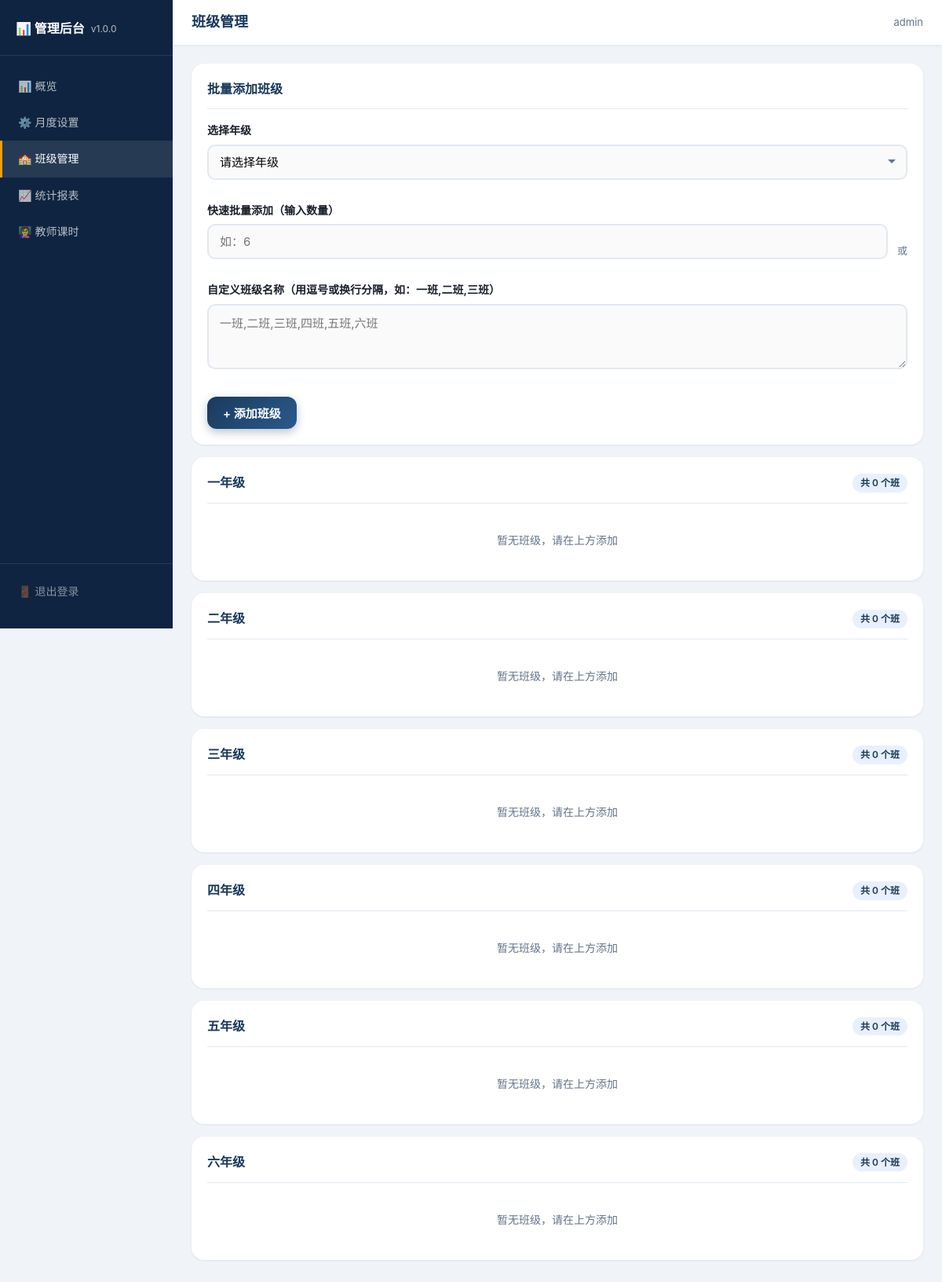
/admin/classes.php (signed in), run on the app's committed database.
### tables this page shows
CREATE TABLE `grades` (
    `id` INT AUTO_INCREMENT PRIMARY KEY,
    `name` VARCHAR(20) NOT NULL COMMENT '年级名称',
    `sort_order` INT NOT NULL DEFAULT 0 COMMENT '排序',
    `created_at` TIMESTAMP DEFAULT CURRENT_TIMESTAMP
);

### db.php (called while the page is built, shortened)
<?php
class Database {
    private static $instance = null;
    private $pdo;
    private function __construct() {
        try {
            $dsn = "mysql:host=" . DB_HOST . ";port=" . DB_PORT . ";dbname=" . DB_NAME . ";charset=" . DB_CHARSET;
            $options = [
                PDO::ATTR_ERRMODE => PDO::ERRMODE_EXCEPTION,
                PDO::ATTR_DEFAULT_FETCH_MODE => PDO::FETCH_ASSOC,
                PDO::ATTR_EMULATE_PREPARES => false,
            ];
            $this->pdo = new PDO($dsn, DB_USER, DB_PASS, $options);
        } catch (PDOException $e) {
            die('数据库连接失败：' . $e->getMessage());
        }
    }
    public static function getInstance() {
        if (self::$instance === null) {
            self::$instance = new self();
        }
        return self::$instance;
    }
    public function fetchAll($sql, $params = []) {
        $stmt = $this->pdo->prepare($sql);
        $stmt->execute($params);
        return $stmt->fetchAll();
    }
}

### admin/classes.php (the view, shortened to what this page needs)
<?php
require_once __DIR__ . '/auth.php';
$db = Database::getInstance();
$grades = $db->fetchAll("SELECT * FROM grades ORDER BY sort_order");
$allClasses = [];
foreach ($grades as $g) {
    $allClasses[$g['id']] = $db->fetchAll("SELECT * FROM classes WHERE grade_id = ? ORDER BY id ASC", [$g['id']]);
}
?>
<div class="card">
    <div class="card-header"><h2>批量添加班级</h2></div>
    <form method="post" style="display:flex;flex-direction:column;gap:12px;">
        <div class="form-group">
            <label>选择年级</label>
            <select name="grade_id" class="form-control" required>
                <option value="">请选择年级</option>
            </select>
        </div>
        <div style="display:flex;gap:12px;align-items:end;flex-wrap:wrap;">
            <div class="form-group" style="flex:1;min-width:150px;">
                <label>快速批量添加（输入数量）</label>
                <input type="number" name="batch_count" class="form-control" min="1" max="50" placeholder="如：6">
            </div>
            <div style="padding-bottom:16px;color:var(--text-secondary);font-size:13px;">或</div>
        </div>
        <div class="form-group">
            <label>自定义班级名称（用逗号或换行分隔，如：一班,二班,三班）</label>
            <textarea name="custom_names" class="form-control" rows="3" placeholder="一班,二班,三班,四班,五班,六班"></textarea>
        </div>
        <div>
            <button type="submit" class="btn btn-primary">+ 添加班级</button>
        </div>
    </form>
</div>
<?php foreach ($grades as $g):
    $classes = $allClasses[$g['id']] ?? [];
?>
<div class="card">
    <div class="card-header">
        <h3><?= htmlspecialchars($g['name']) ?></h3>
        <span class="badge badge-primary">共 <?= count($classes) ?> 个班</span>
    </div>
    <?php if (empty($classes)): ?>
    <div class="empty-state" style="padding:20px;">
        <p style="font-size:14px;">暂无班级，请在上方添加</p>
    </div>
    <?php endif; ?>
</div>
<?php endforeach; ?>

### style.css (style rules this page uses)
:root { --primary: #1a3a5c; --primary-light: #2a5a8c; --primary-dark: #0f2440; --accent: #f59e0b; --accent-light: #fbbf24; --accent-dark: #d97706; --bg: #f0f4f8; --bg-card: #ffffff; --text: #1a202c; --text-secondary: #64748b; --text-light: #94a3b8; --border: #e2e8f0; --success: #10b981; --danger: #ef4444; --info: #3b82f6; --warning: #f59e0b; --shadow-sm: 0 1px 3px rgba(0,0,0,0.08); --shadow: 0 4px 12px rgba(0,0,0,0.1); --shadow-lg: 0 10px 30px rgba(0,0,0,0.12); --radius: 12px; --radius-lg: 16px; --radius-xl: 20px; --font: -apple-system, BlinkMacSystemFont, "PingFang SC", "Microsoft YaHei", "Helvetica Neue", sans-serif; }
*, *::before, *::after { margin: 0; padding: 0; box-sizing: border-box; }
html { font-size: 16px; -webkit-text-size-adjust: 100%; }
body { font-family: var(--font); background: var(--bg); color: var(--text); line-height: 1.6; min-height: 100vh; padding-bottom: env(safe-area-inset-bottom); }
.btn { display: inline-flex; align-items: center; justify-content: center; gap: 6px; padding: 10px 20px; border: none; border-radius: var(--radius); font-size: 15px; font-weight: 600; cursor: pointer; transition: all 0.25s ease; font-family: var(--font); text-decoration: none; white-space: nowrap; }
.btn-primary { background: linear-gradient(135deg, var(--primary), var(--primary-light)); color: #fff; box-shadow: 0 4px 12px rgba(26,58,92,0.3); }
.card { background: var(--bg-card); border-radius: var(--radius-lg); box-shadow: var(--shadow-sm); padding: 20px; margin-bottom: 16px; transition: box-shadow 0.3s; }
.card-header { display: flex; align-items: center; justify-content: space-between; margin-bottom: 16px; padding-bottom: 12px; border-bottom: 1px solid var(--border); }
.card-header h2, .card-header h3 { font-size: 16px; font-weight: 700; color: var(--primary); }
.form-group { margin-bottom: 16px; }
.form-group label { display: block; font-size: 14px; font-weight: 600; color: var(--text); margin-bottom: 6px; }
.form-control { width: 100%; padding: 11px 14px; border: 2px solid var(--border); border-radius: 10px; font-size: 15px; font-family: var(--font); transition: border-color 0.3s, box-shadow 0.3s; outline: none; background: #fafafa; -webkit-appearance: none; appearance: none; }
select.form-control { background-repeat: no-repeat; background-position: right 12px center; padding-right: 36px; }
textarea.form-control { min-height: 80px; resize: vertical; }
.badge { display: inline-flex; align-items: center; padding: 2px 10px; border-radius: 20px; font-size: 12px; font-weight: 600; }
.badge-primary { background: #e8f0fe; color: var(--primary); }
.empty-state { text-align: center; padding: 40px 20px; color: var(--text-secondary); }
.empty-state p { font-size: 15px; }

### data on the page
grades: name "一年级", id "0"
grades: name "二年级", id "0"
grades: name "三年级", id "0"
grades: name "四年级", id "0"
grades: name "五年级", id "0"
grades: name "六年级", id "0"

### other printed values
APP_VERSION "1.0.0"
$title "班级管理"
getCurrentAdmin() "admin"
